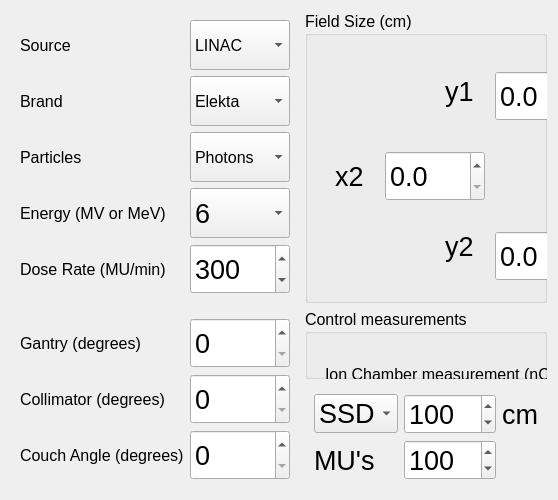
      <widget class="QWidget" name="pagelinac">
       <layout class="QGridLayout" name="gridLayout_4">
        <item row="2" column="1">
         <widget class="QGroupBox" name="groupBox">
          <property name="font">
           <font>
            <pointsize>12</pointsize>
           </font>
          </property>
          <property name="title">
           <string>Control measurements</string>
          </property>
          <widget class="QLabel" name="label_23">
           <property name="geometry">
            <rect>
             <x>20</x>
             <y>50</y>
             <width>241</width>
             <height>31</height>
            </rect>
           </property>
           <property name="font">
            <font>
             <pointsize>12</pointsize>
            </font>
           </property>
           <property name="text">
            <string>Ion Chamber measurement (nC):</string>
           </property>
          </widget>
          <widget class="QDoubleSpinBox" name="sbionchamber">
           <property name="geometry">
            <rect>
             <x>280</x>
             <y>40</y>
             <width>121</width>
             <height>51</height>
            </rect>
           </property>
           <property name="font">
            <font>
             <pointsize>20</pointsize>
            </font>
           </property>
           <property name="decimals">
            <number>1</number>
           </property>
           <property name="maximum">
            <double>1000.000000000000000</double>
           </property>
           <property name="singleStep">
            <double>0.100000000000000</double>
           </property>
          </widget>
         </widget>
        </item>
        <item row="3" column="1">
         <widget class="QFrame" name="frame_6">
          <property name="frameShape">
           <enum>QFrame::NoFrame</enum>
          </property>
          <property name="frameShadow">
           <enum>QFrame::Raised</enum>
          </property>
          <layout class="QGridLayout" name="gridLayout_5">
           <item row="0" column="0">
            <widget class="QComboBox" name="linacssdsad">
             <property name="font">
              <font>
               <pointsize>20</pointsize>
              </font>
             </property>
             <item>
              <property name="text">
               <string>SSD</string>
              </property>
             </item>
             <item>
              <property name="text">
               <string>SAD</string>
              </property>
             </item>
            </widget>
           </item>
           <item row="0" column="1">
            <widget class="QSpinBox" name="linacssdsaddist">
             <property name="font">
              <font>
               <pointsize>20</pointsize>
              </font>
             </property>
             <property name="maximum">
              <number>300</number>
             </property>
             <property name="value">
              <number>100</number>
             </property>
            </widget>
           </item>
           <item row="0" column="2">
            <widget class="QLabel" name="label_16">
             <property name="font">
              <font>
               <pointsize>20</pointsize>
              </font>
             </property>
             <property name="text">
              <string>cm</string>
             </property>
            </widget>
           </item>
           <item row="1" column="0">
            <widget class="QLabel" name="label_15">
             <property name="font">
              <font>
               <pointsize>20</pointsize>
              </font>
             </property>
             <property name="text">
              <string>MU's</string>
             </property>
            </widget>
           </item>
           <item row="1" column="1">
            <widget class="QSpinBox" name="linacmus">
             <property name="font">
              <font>
               <pointsize>20</pointsize>
              </font>
             </property>
             <property name="maximum">
              <number>2000</number>
             </property>
             <property name="value">
              <number>100</number>
             </property>
            </widget>
           </item>
          </layout>
         </widget>
        </item>
        <item row="0" column="0" rowspan="2">
         <widget class="QFrame" name="frame_8">
          <property name="maximumSize">
           <size>
            <width>16777215</width>
            <height>16777215</height>
           </size>
          </property>
          <property name="frameShape">
           <enum>QFrame::NoFrame</enum>
          </property>
          <property name="frameShadow">
           <enum>QFrame::Raised</enum>
          </property>
          <layout class="QGridLayout" name="gridLayout_2">
           <item row="0" column="0">
            <widget class="QLabel" name="label_22">
             <property name="font">
              <font>
               <pointsize>12</pointsize>
              </font>
             </property>
             <property name="text">
              <string>Source</string>
             </property>
            </widget>
           </item>
           <item row="0" column="1">
            <widget class="QComboBox" name="cbsource">
             <property name="minimumSize">
              <size>
               <width>100</width>
               <height>50</height>
              </size>
             </property>
             <property name="maximumSize">
              <size>
               <width>100</width>
               <height>50</height>
              </size>
             </property>
             <property name="font">
              <font>
               <pointsize>12</pointsize>
              </font>
             </property>
             <property name="frame">
              <bool>true</bool>
             </property>
             <item>
              <property name="text">
               <string>LINAC</string>
              </property>
             </item>
             <item>
              <property name="text">
               <string>Light</string>
              </property>
             </item>
             <item>
              <property name="text">
               <string>Estroncio</string>
              </property>
             </item>
            </widget>
           </item>
           <item row="1" column="0">
            <widget class="QLabel" name="label_4">
             <property name="font">
              <font>
               <pointsize>12</pointsize>
              </font>
             </property>
             <property name="text">
              <string>Brand</string>
             </property>
            </widget>
           </item>
           <item row="1" column="1">
            <widget class="QComboBox" name="linacbrand">
             <property name="minimumSize">
              <size>
               <width>100</width>
               <height>50</height>
              </size>
             </property>
             <property name="maximumSize">
              <size>
               <width>100</width>
               <height>50</height>
              </size>
             </property>
             <property name="font">
              <font>
               <pointsize>12</pointsize>
              </font>
             </property>
             <property name="frame">
              <bool>true</bool>
             </property>
             <item>
              <property name="text">
               <string>Elekta</string>
              </property>
             </item>
             <item>
              <property name="text">
               <string>Varian</string>
              </property>
             </item>
             <item>
              <property name="text">
               <string>Siemens</string>
              </property>
             </item>
            </widget>
           </item>
           <item row="2" column="0">
            <widget class="QLabel" name="label_5">
             <property name="font">
              <font>
               <pointsize>12</pointsize>
              </font>
             </property>
             <property name="text">
              <string>Particles</string>
             </property>
            </widget>
           </item>
           <item row="2" column="1">
            <widget class="QComboBox" name="linacparticles">
             <property name="minimumSize">
              <size>
               <width>100</width>
               <height>50</height>
              </size>
             </property>
             <property name="maximumSize">
              <size>
               <width>100</width>
               <height>50</height>
              </size>
             </property>
             <property name="font">
              <font>
               <pointsize>12</pointsize>
              </font>
             </property>
             <item>
              <property name="text">
               <string>Photons</string>
              </property>
             </item>
             <item>
              <property name="text">
               <string>Electrons</string>
              </property>
             </item>
             <item>
              <property name="text">
               <string>Protons</string>
              </property>
             </item>
             <item>
              <property name="text">
               <string>Particles</string>
              </property>
             </item>
            </widget>
           </item>
           <item row="3" column="0">
            <widget class="QLabel" name="label_7">
             <property name="font">
              <font>
               <pointsize>12</pointsize>
              </font>
             </property>
             <property name="text">
              <string>Energy (MV or MeV)</string>
             </property>
            </widget>
           </item>
           <item row="3" column="1">
            <widget class="QComboBox" name="linacenergy">
             <property name="minimumSize">
              <size>
               <width>100</width>
               <height>50</height>
              </size>
             </property>
             <property name="maximumSize">
              <size>
               <width>100</width>
               <height>50</height>
              </size>
             </property>
             <property name="font">
              <font>
               <pointsize>20</pointsize>
              </font>
             </property>
             <item>
              <property name="text">
               <string>6</string>
              </property>
             </item>
             <item>
              <property name="text">
               <string>6FFF</string>
              </property>
             </item>
             <item>
              <property name="text">
               <string>8</string>
              </property>
             </item>
             <item>
              <property name="text">
               <string>9</string>
              </property>
             </item>
             <item>
              <property name="text">
               <string>10</string>
              </property>
             </item>
             <item>
              <property name="text">
               <string>10FFF</string>
              </property>
             </item>
             <item>
              <property name="text">
               <string>12</string>
              </property>
             </item>
             <item>
              <property name="text">
               <string>15</string>
              </property>
             </item>
             <item>
              <property name="text">
               <string>18</string>
              </property>
             </item>
            </widget>
           </item>
           <item row="4" column="0">
            <widget class="QLabel" name="label_8">
             <property name="font">
              <font>
               <pointsize>12</pointsize>
              </font>
             </property>
             <property name="text">
              <string>Dose Rate (MU/min)</string>
             </property>
            </widget>
           </item>
           <item row="4" column="1">
            <widget class="QSpinBox" name="linacdoserate">
             <property name="minimumSize">
              <size>
               <width>100</width>
               <height>50</height>
              </size>
             </property>
             <property name="maximumSize">
              <size>
               <width>100</width>
               <height>50</height>
              </size>
             </property>
             <property name="font">
              <font>
               <pointsize>20</pointsize>
              </font>
             </property>
             <property name="minimum">
              <number>50</number>
             </property>
             <property name="maximum">
              <number>2400</number>
             </property>
             <property name="singleStep">
              <number>10</number>
             </property>
             <property name="value">
              <number>300</number>
             </property>
            </widget>
           </item>
          </layout>
         </widget>
        </item>
        <item row="2" column="0" rowspan="2">
         <widget class="QFrame" name="frame_5">
          <property name="font">
           <font>
            <pointsize>12</pointsize>
           </font>
          </property>
          <property name="frameShape">
           <enum>QFrame::NoFrame</enum>
          </property>
          <property name="frameShadow">
           <enum>QFrame::Raised</enum>
          </property>
          <layout class="QGridLayout" name="gridLayout">
           <item row="0" column="0">
            <widget class="QLabel" name="label_13">
             <property name="font">
              <font>
               <pointsize>12</pointsize>
              </font>
             </property>
             <property name="text">
              <string>Gantry (degrees)</string>
             </property>
            </widget>
           </item>
           <item row="0" column="1">
            <widget class="QSpinBox" name="linacgantry">
             <property name="minimumSize">
              <size>
               <width>100</width>
               <height>50</height>
              </size>
             </property>
             <property name="maximumSize">
              <size>
               <width>100</width>
               <height>50</height>
              </size>
             </property>
             <property name="font">
              <font>
               <pointsize>20</pointsize>
              </font>
             </property>
             <property name="maximum">
              <number>359</number>
             </property>
            </widget>
           </item>
           <item row="1" column="0">
            <widget class="QLabel" name="label_12">
             <property name="font">
              <font>
               <pointsize>12</pointsize>
              </font>
             </property>
             <property name="text">
              <string>Collimator (degrees)</string>
             </property>
            </widget>
           </item>
           <item row="1" column="1">
            <widget class="QSpinBox" name="linaccollimator">
             <property name="minimumSize">
              <size>
               <width>100</width>
               <height>50</height>
              </size>
             </property>
             <property name="maximumSize">
              <size>
               <width>100</width>
               <height>50</height>
              </size>
             </property>
             <property name="font">
              <font>
               <pointsize>20</pointsize>
              </font>
             </property>
             <property name="maximum">
              <number>359</number>
             </property>
            </widget>
           </item>
           <item row="2" column="0">
            <widget class="QLabel" name="label_14">
             <property name="font">
              <font>
               <pointsize>12</pointsize>
              </font>
             </property>
             <property name="text">
              <string>Couch Angle (degrees)</string>
             </property>
            </widget>
           </item>
           <item row="2" column="1">
            <widget class="QSpinBox" name="linaccouch">
             <property name="minimumSize">
              <size>
               <width>100</width>
               <height>50</height>
              </size>
             </property>
             <property name="maximumSize">
              <size>
               <width>100</width>
               <height>50</height>
              </size>
             </property>
             <property name="font">
              <font>
               <pointsize>20</pointsize>
              </font>
             </property>
             <property name="maximum">
              <number>359</number>
             </property>
            </widget>
           </item>
          </layout>
         </widget>
        </item>
        <item row="0" column="1" rowspan="2">
         <widget class="QGroupBox" name="groupBox_5">
          <property name="maximumSize">
           <size>
            <width>16777215</width>
            <height>16777215</height>
           </size>
          </property>
          <property name="font">
           <font>
            <pointsize>12</pointsize>
           </font>
          </property>
          <property name="title">
           <string>Field Size (cm)</string>
          </property>
          <widget class="QLabel" name="label_6">
           <property name="geometry">
            <rect>
             <x>30</x>
             <y>150</y>
             <width>31</width>
             <height>31</height>
            </rect>
           </property>
           <property name="font">
            <font>
             <pointsize>20</pointsize>
            </font>
           </property>
           <property name="text">
            <string>x2</string>
           </property>
          </widget>
          <widget class="QLabel" name="label_9">
           <property name="geometry">
            <rect>
             <x>140</x>
             <y>220</y>
             <width>31</width>
             <height>31</height>
            </rect>
           </property>
           <property name="font">
            <font>
             <pointsize>20</pointsize>
            </font>
           </property>
           <property name="text">
            <string>y2</string>
           </property>
          </widget>
          <widget class="QLabel" name="label_10">
           <property name="geometry">
            <rect>
             <x>250</x>
             <y>130</y>
             <width>31</width>
             <height>50</height>
            </rect>
           </property>
           <property name="font">
            <font>
             <pointsize>20</pointsize>
            </font>
           </property>
           <property name="text">
            <string>x1</string>
           </property>
          </widget>
          <widget class="QLabel" name="label_11">
           <property name="geometry">
            <rect>
             <x>140</x>
             <y>60</y>
             <width>31</width>
             <height>41</height>
            </rect>
           </property>
           <property name="font">
            <font>
             <pointsize>20</pointsize>
            </font>
           </property>
           <property name="text">
            <string>y1</string>
           </property>
          </widget>
          <widget class="QDoubleSpinBox" name="x2coord">
           <property name="geometry">
            <rect>
             <x>80</x>
             <y>140</y>
             <width>100</width>
             <height>50</height>
            </rect>
           </property>
           <property name="font">
            <font>
             <pointsize>20</pointsize>
            </font>
           </property>
           <property name="decimals">
            <number>1</number>
           </property>
           <property name="maximum">
            <double>20.000000000000000</double>
           </property>
           <property name="singleStep">
            <double>0.100000000000000</double>
           </property>
          </widget>
          <widget class="QDoubleSpinBox" name="y1coord">
           <property name="geometry">
            <rect>
             <x>190</x>
             <y>60</y>
             <width>100</width>
             <height>50</height>
            </rect>
           </property>
           <property name="font">
            <font>
             <pointsize>20</pointsize>
            </font>
           </property>
           <property name="decimals">
            <number>1</number>
           </property>
           <property name="maximum">
            <double>20.000000000000000</double>
           </property>
           <property name="singleStep">
            <double>0.100000000000000</double>
           </property>
          </widget>
          <widget class="QDoubleSpinBox" name="x1coord">
           <property name="geometry">
            <rect>
             <x>300</x>
             <y>130</y>
             <width>100</width>
             <height>50</height>
            </rect>
           </property>
           <property name="font">
            <font>
             <pointsize>20</pointsize>
            </font>
           </property>
           <property name="decimals">
            <number>1</number>
           </property>
           <property name="maximum">
            <double>20.000000000000000</double>
           </property>
           <property name="singleStep">
            <double>0.100000000000000</double>
           </property>
          </widget>
          <widget class="QDoubleSpinBox" name="y2coord">
           <property name="geometry">
            <rect>
             <x>190</x>
             <y>220</y>
             <width>100</width>
             <height>50</height>
            </rect>
           </property>
           <property name="font">
            <font>
             <pointsize>20</pointsize>
            </font>
           </property>
           <property name="decimals">
            <number>1</number>
           </property>
           <property name="maximum">
            <double>20.000000000000000</double>
           </property>
           <property name="singleStep">
            <double>0.100000000000000</double>
           </property>
          </widget>
         </widget>
        </item>
       </layout>
      </widget>
